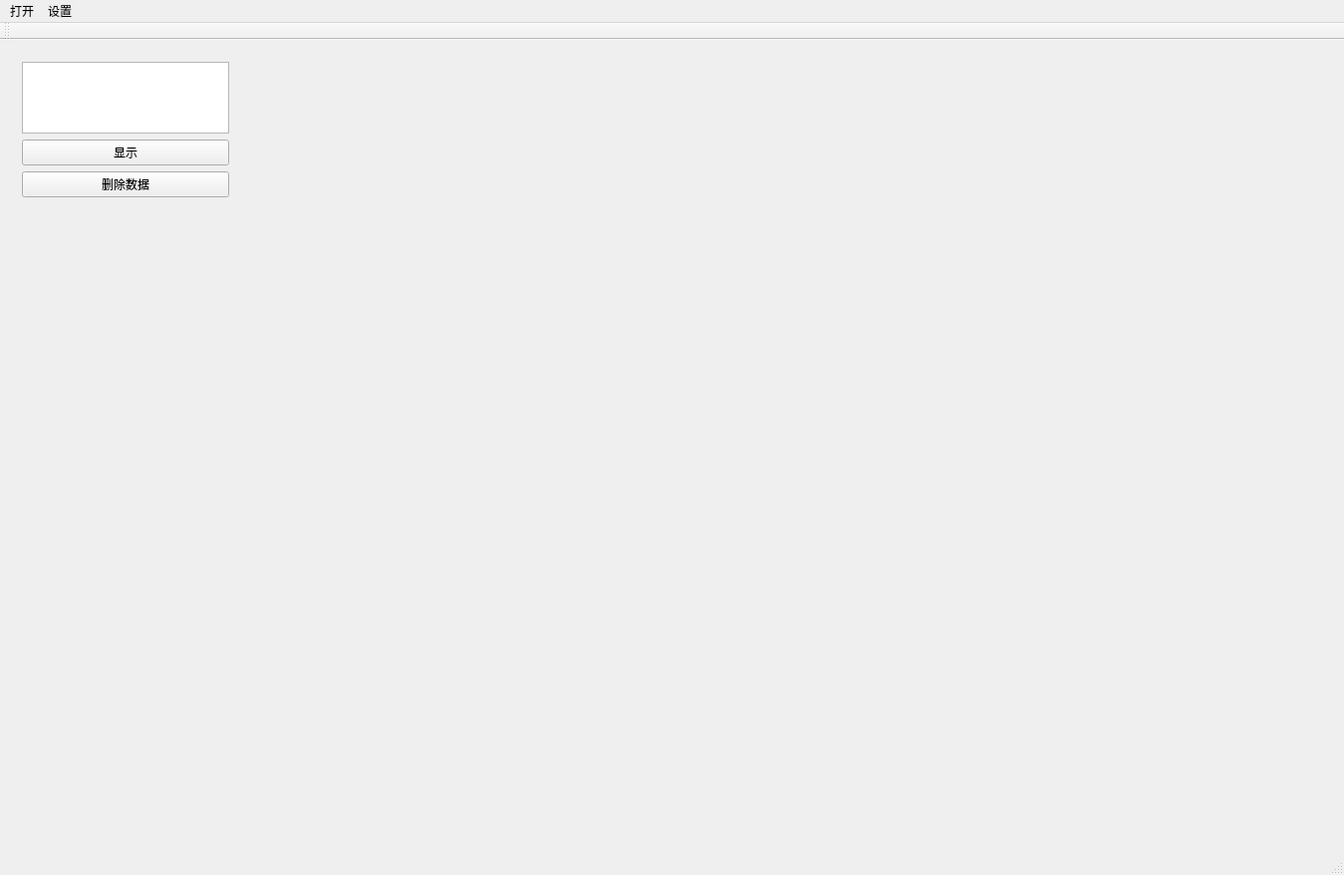
<?xml version="1.0" encoding="UTF-8"?>
<ui version="4.0">
 <class>XlabAppMainWindowClass</class>
 <widget class="QMainWindow" name="XlabAppMainWindowClass">
  <property name="geometry">
   <rect>
    <x>0</x>
    <y>0</y>
    <width>1349</width>
    <height>878</height>
   </rect>
  </property>
  <property name="windowTitle">
   <string>XlabAppMainWindow</string>
  </property>
  <widget class="QWidget" name="centralWidget">
   <layout class="QGridLayout" name="gridLayout">
    <item row="0" column="1">
     <layout class="QGridLayout" name="gridLayout_1">
      <item row="0" column="1">
       <widget class="QVTKWidget" name="toprightvtk"/>
      </item>
      <item row="1" column="1">
       <widget class="QVTKWidget" name="bottomrightvtk"/>
      </item>
      <item row="0" column="0">
       <widget class="QVTKWidget" name="topleftvtk"/>
      </item>
      <item row="1" column="0">
       <widget class="QVTKWidget" name="bottomleftvtk"/>
      </item>
     </layout>
    </item>
    <item row="0" column="0" alignment="Qt::AlignTop">
     <widget class="QWidget" name="widget" native="true">
      <property name="maximumSize">
       <size>
        <width>230</width>
        <height>16777215</height>
       </size>
      </property>
      <layout class="QVBoxLayout" name="verticalLayout">
       <item>
        <widget class="QTreeView" name="fileNameTree">
         <property name="maximumSize">
          <size>
           <width>211</width>
           <height>211</height>
          </size>
         </property>
         <property name="sizeAdjustPolicy">
          <enum>QAbstractScrollArea::AdjustToContents</enum>
         </property>
        </widget>
       </item>
       <item>
        <widget class="QPushButton" name="viewButton">
         <property name="text">
          <string>显示</string>
         </property>
        </widget>
       </item>
       <item>
        <widget class="QPushButton" name="deleteDataButton">
         <property name="text">
          <string>删除数据</string>
         </property>
        </widget>
       </item>
      </layout>
     </widget>
    </item>
   </layout>
  </widget>
  <widget class="QMenuBar" name="menuBar">
   <property name="geometry">
    <rect>
     <x>0</x>
     <y>0</y>
     <width>1349</width>
     <height>23</height>
    </rect>
   </property>
   <widget class="QMenu" name="menu">
    <property name="title">
     <string>打开</string>
    </property>
    <addaction name="openDICOM"/>
    <addaction name="openNII"/>
    <addaction name="separator"/>
    <addaction name="exitXlabApp"/>
   </widget>
   <widget class="QMenu" name="menu_2">
    <property name="title">
     <string>设置</string>
    </property>
    <addaction name="showCross"/>
   </widget>
   <addaction name="menu"/>
   <addaction name="menu_2"/>
  </widget>
  <widget class="QToolBar" name="mainToolBar">
   <attribute name="toolBarArea">
    <enum>TopToolBarArea</enum>
   </attribute>
   <attribute name="toolBarBreak">
    <bool>false</bool>
   </attribute>
  </widget>
  <widget class="QStatusBar" name="statusBar"/>
  <action name="openDICOM">
   <property name="text">
    <string>打开DICOM数据</string>
   </property>
  </action>
  <action name="openNII">
   <property name="text">
    <string>打开NII数据</string>
   </property>
  </action>
  <action name="showCross">
   <property name="enabled">
    <bool>false</bool>
   </property>
   <property name="text">
    <string>打开/关闭十字线</string>
   </property>
   <property name="iconText">
    <string>打开/关闭十字线</string>
   </property>
   <property name="toolTip">
    <string>打开/关闭四视图十字</string>
   </property>
   <property name="visible">
    <bool>true</bool>
   </property>
  </action>
  <action name="exitXlabApp">
   <property name="enabled">
    <bool>true</bool>
   </property>
   <property name="text">
    <string>退出</string>
   </property>
   <property name="toolTip">
    <string>退出XlabApp</string>
   </property>
  </action>
  <action name="actionc">
   <property name="text">
    <string>c</string>
   </property>
  </action>
 </widget>
 <layoutdefault spacing="6" margin="11"/>
 <customwidgets>
  <customwidget>
   <class>QVTKWidget</class>
   <extends>QWidget</extends>
   <header>QVTKWidget.h</header>
   <container>1</container>
  </customwidget>
 </customwidgets>
 <resources>
  <include location="XlabAppMainWindow.qrc"/>
 </resources>
 <connections/>
</ui>
